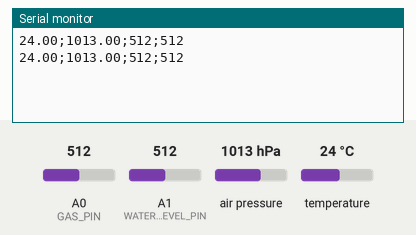
Simulated run of this sketch. Board: Arduino Uno, built with avr-gcc and run on an emulated ATmega328P. On the bench: the last lines printed to the serial monitor. The test bench sets the inputs (shaded band); at power-on: air pressure 1013 hPa, A0 (GAS_PIN) = 512, A1 (WATER_LEVEL_PIN) = 512, temperature 24 °C.

Above: at 2.8 s.
2.9 s: air pressure set to 952 hPa
At 5.1 s:
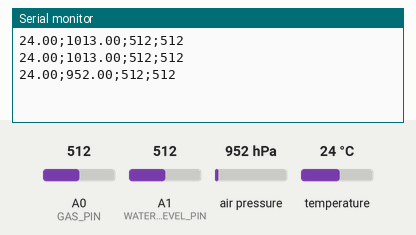
5.6 s: A0 (GAS_PIN) set to 716
At 6.8 s:
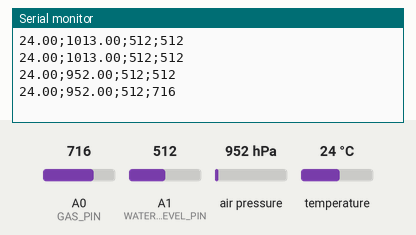
8.3 s: A1 (WATER_LEVEL_PIN) set to 716
At 10.8 s:
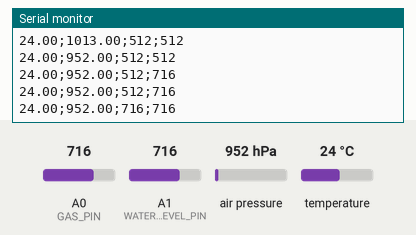
11.0 s: temperature set to 12 °C
At 12.9 s:
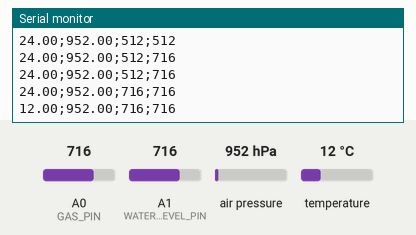
13.7 s: A0 (GAS_PIN) set to 992
At 14.5 s:
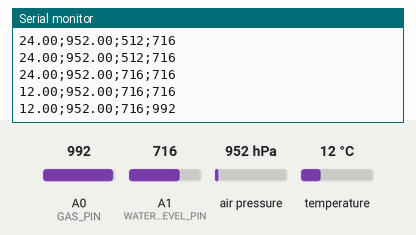
16.4 s: A1 (WATER_LEVEL_PIN) set to 992
At 19.0 s:
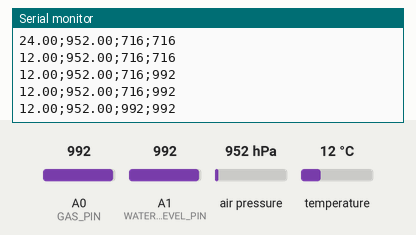
Timing chart, 0 to 20.1 s (numbered marks = the images above; inputs shaded):
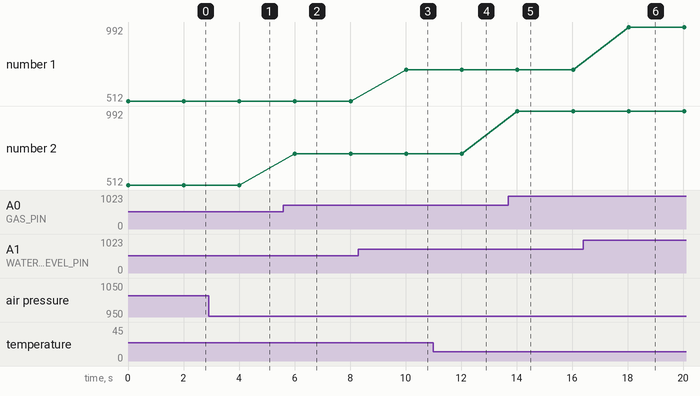

The sketch:

afssOld.ino
```cpp
#include <Wire.h>
#include <Adafruit_Sensor.h>
#include <Adafruit_BME280.h>

#define WATER_LEVEL_PIN A1
#define GAS_PIN A0
#define UPDATE_TIME 2000

Adafruit_BME280 bme; // I2C
unsigned long delayTime;

void setup() {
    Serial.begin(9600);
    while(!Serial);    // time to get serial running;

    bme.begin(0x76);
}


void loop() {
    printValues();
    delay(UPDATE_TIME);
}


void printValues() {
    String temperatureStr = String(bme.readTemperature());
    String pressureStr = String(bme.readPressure() / 100.0F);
    String waterLevelStr = String(analogRead(WATER_LEVEL_PIN));
    String gasStr = String(analogRead(GAS_PIN));
    String resultStr = temperatureStr + ";" + pressureStr + ";" + waterLevelStr + ";" + gasStr;

    Serial.println(resultStr);
}
```

Measured:
- after the input at 2.9 s, the serial monitor: prints a new line after 1.1 s (image 1)
- after the input at 5.6 s, the serial monitor: prints a new line after 0.41 s (image 2)
- after the input at 8.3 s, the serial monitor: prints a new line after 1.7 s (image 3)
- after the input at 11.0 s, the serial monitor: prints a new line after 1.0 s (image 4)
- after the input at 13.7 s, the serial monitor: prints a new line after 0.33 s (image 5)
- after the input at 16.4 s, the serial monitor: prints a new line after 1.6 s (image 6)
- plotted number 2: 512 → 716 after the input at 5.6 s, 716 → 992 after the input at 13.7 s
